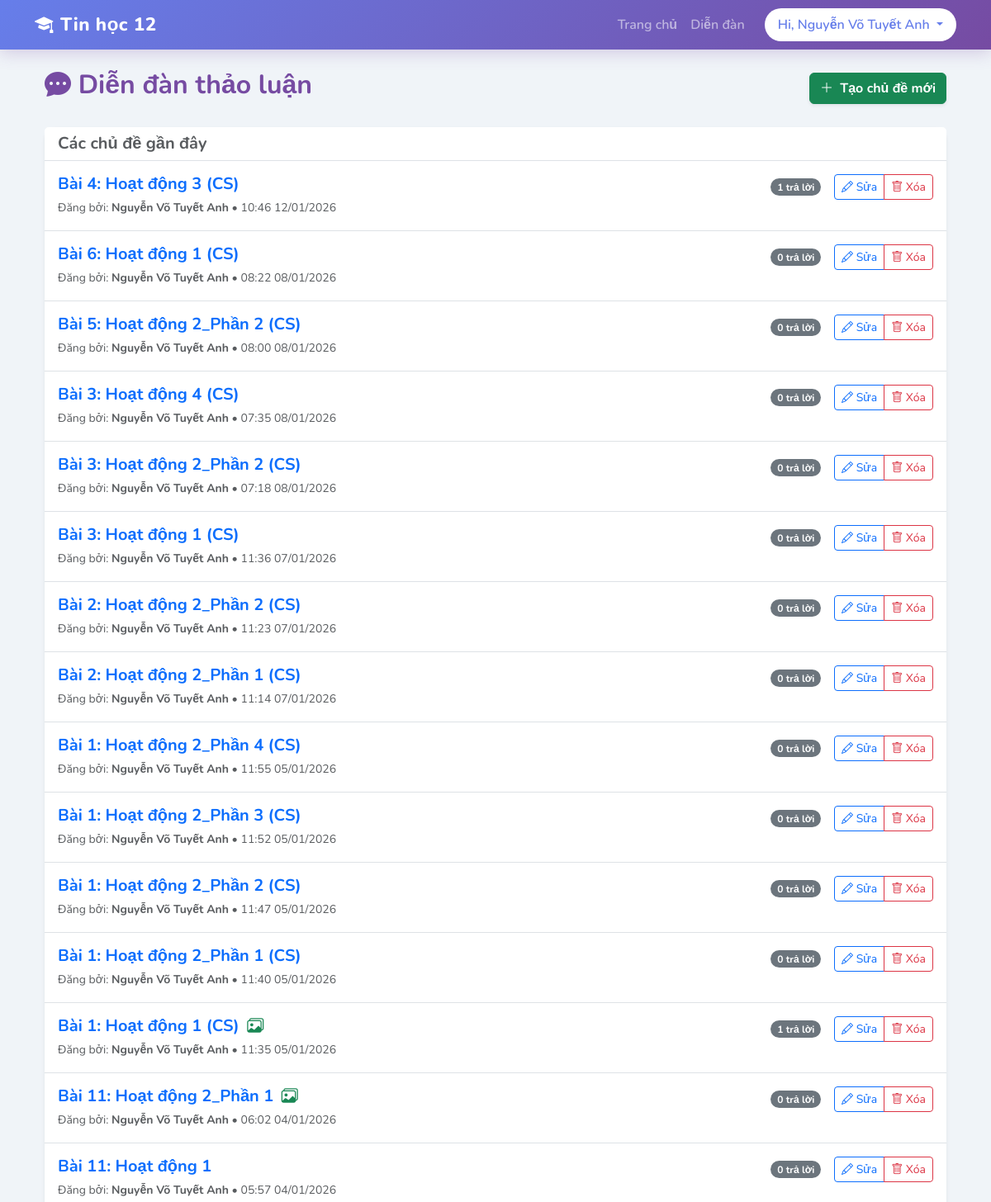
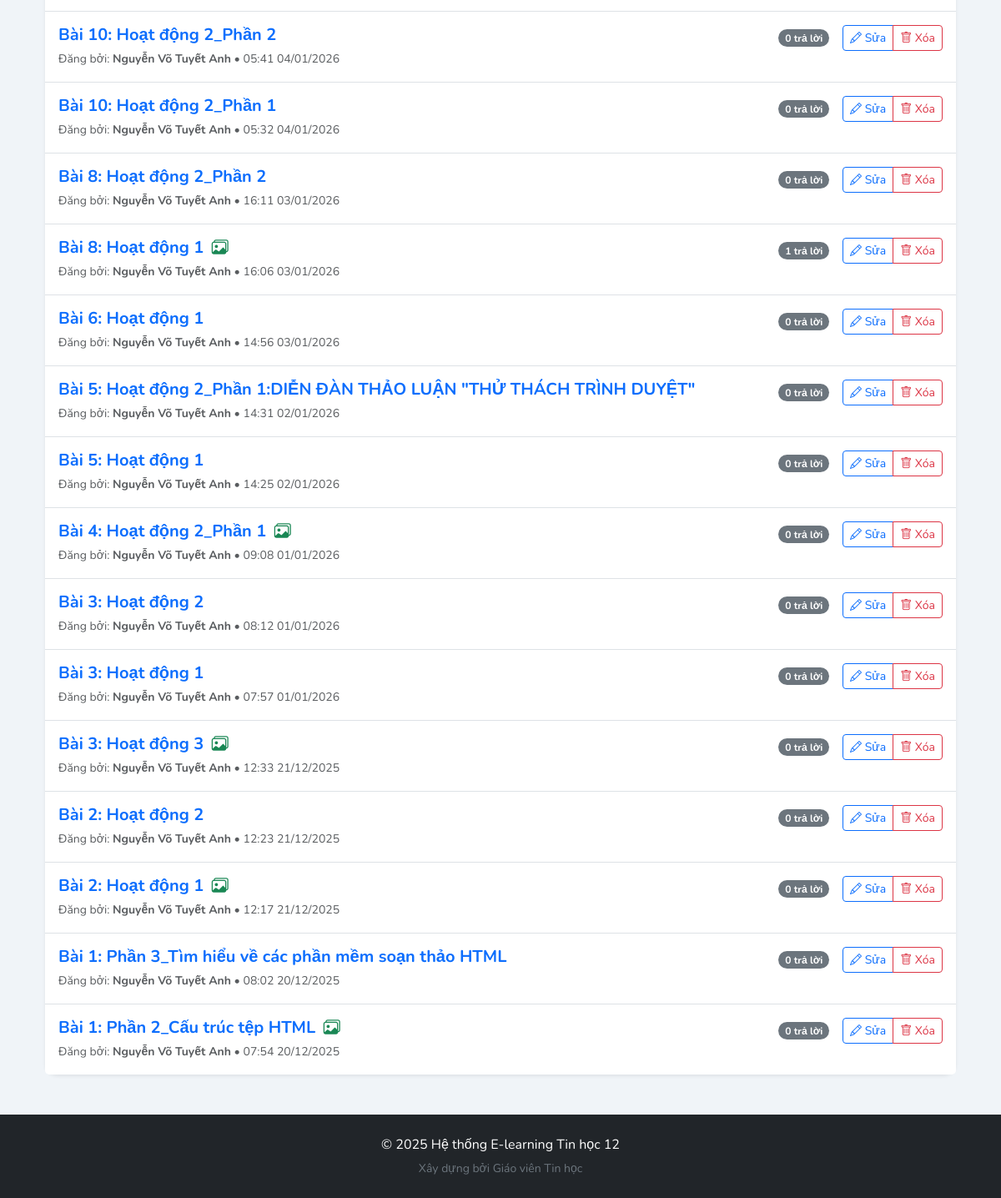
Page /forum.php (signed in) on the committed database (2 pictures, top to bottom).
### tables this page shows
CREATE TABLE `forum_topics` (
  `id` int(11) NOT NULL,
  `user_id` int(11) NOT NULL,
  `title` varchar(255) NOT NULL,
  `content` text NOT NULL,
  `created_at` timestamp NOT NULL DEFAULT current_timestamp(),
  `image` varchar(255) DEFAULT NULL
);

CREATE TABLE `users` (
  `id` int(11) NOT NULL,
  `name` varchar(100) DEFAULT NULL,
  `email` varchar(100) DEFAULT NULL,
  `password_hash` varchar(255) DEFAULT NULL,
  `role` enum('teacher','student') DEFAULT NULL,
  `class_name` varchar(10) DEFAULT NULL,
  `created_at` datetime DEFAULT current_timestamp(),
  `avatar` varchar(255) DEFAULT NULL
);

### forum.php (the view, shortened to what this page needs)
<?php
include 'includes/db.php';
include 'includes/header.php';
?>
<div class="container mt-4">
    <div class="d-flex justify-content-between align-items-center mb-4">
        <h2 class="text-primary fw-bold"><i class="bi bi-chat-dots-fill"></i> Diễn đàn thảo luận</h2>
        <button class="btn btn-success fw-bold shadow-sm" data-bs-toggle="modal" data-bs-target="#addTopicModal">
            <i class="bi bi-plus-lg me-1"></i> Tạo chủ đề mới
        </button>
    </div>
    <div class="card shadow-sm border-0">
        <div class="card-header bg-white border-bottom">
            <h5 class="mb-0 fw-bold text-muted">Các chủ đề gần đây</h5>
        </div>
        <div class="list-group list-group-flush">
            <?php
            $sql = "SELECT t.*, u.name FROM forum_topics t
                    JOIN users u ON t.user_id = u.id
                    ORDER BY t.created_at DESC";
            $result = $conn->query($sql);
            if ($result->num_rows > 0) {
                while($row = $result->fetch_assoc()) {
                    $topic_id = $row['id'];
                    $count_res = $conn->query("SELECT COUNT(*) as total FROM forum_replies WHERE topic_id = $topic_id");
                    $count = $count_res ? $count_res->fetch_assoc()['total'] : 0;
                    $check_img = $conn->query("SELECT id FROM forum_images WHERE topic_id = $topic_id LIMIT 1");
                    $has_images = $check_img && $check_img->num_rows > 0;
                    $display_title = htmlspecialchars_decode($row['title']);
                    $display_content = isset($row['content']) ? htmlspecialchars_decode($row['content']) : "";
            ?>
                <div class="list-group-item p-3 list-group-item-action">
                    <div class="d-flex justify-content-between align-items-start">
                        <div class="flex-grow-1">
                            <h5 class="mb-1">
                                <a href="forum_view.php?id=<?php echo $row['id']; ?>" class="text-decoration-none fw-bold text-primary">
                                    <?php echo $display_title; ?>
                                </a>
                                <?php if($has_images): ?>
                                    <i class="bi bi-images text-success ms-1" title="Có hình ảnh đính kèm"></i>
                                <?php endif; ?>
                            </h5>
                            <small class="text-muted">
                                Đăng bởi: <strong><?php echo $row['name']; ?></strong>
                                • <?php echo date('H:i d/m/Y', strtotime($row['created_at'])); ?>
                            </small>
                        </div>
                        <div class="d-flex align-items-center">
                            <span class="badge bg-secondary rounded-pill me-3"><?php echo $count; ?> trả lời</span>
                            <?php if($_SESSION['user_id'] == $row['user_id'] || $_SESSION['role'] == 'teacher'): ?>
                                <div class="btn-group">
                                    <button class="btn btn-outline-primary btn-sm"
                                            onclick='openEditModal(<?php echo json_encode([
                                                "id" => $row["id"],
                                                "title" => $display_title,
                                                "content" => $display_content
                                            ]); ?>)'>
                                        <i class="bi bi-pencil"></i> Sửa
                                    </button>
                                    <a href="forum.php?delete_id=<?php echo $row['id']; ?>"
                                       class="btn btn-outline-danger btn-sm"
                                       onclick="return confirm('Bạn có chắc muốn xóa chủ đề này không?');">
                                       <i class="bi bi-trash"></i> Xóa
                                    </a>
                                </div>
                            <?php endif; ?>
                        </div>
                    </div>
                </div>
            <?php
                }
            } else {
                echo "<div class='p-5 text-center text-muted'>Chưa có chủ đề nào.</div>";
            }
            ?>
        </div>
    </div>
</div>
<?php include 'includes/footer.php'; ?>

### includes/header.php (style rules this page uses)
body { font-family: 'Nunito', sans-serif !important; background-color: #f0f4f8 !important; }
.card { border: none !important; border-radius: 15px !important; background: #ffffff; box-shadow: 0 10px 25px rgba(0,0,0,0.05); transition: all 0.3s ease; }
h1, h2.text-primary, h4.text-primary, h5.card-title { color: #764ba2 !important; font-weight: 800; }

### rows in the picture
forum_topics: title "Bài 4: Hoạt động 3 (CS)", user.name "Nguyễn Võ Tuyết Anh", created_at "10:46 12/01/2026", count "1"
forum_topics: title "Bài 6: Hoạt động 1 (CS)", user.name "Nguyễn Võ Tuyết Anh", created_at "08:22 08/01/2026", count "0"
forum_topics: title "Bài 5: Hoạt động 2_Phần 2 (CS)", user.name "Nguyễn Võ Tuyết Anh", created_at "08:00 08/01/2026", count "0"
forum_topics: title "Bài 3: Hoạt động 4 (CS)", user.name "Nguyễn Võ Tuyết Anh", created_at "07:35 08/01/2026", count "0"
forum_topics: title "Bài 3: Hoạt động 2_Phần 2 (CS)", user.name "Nguyễn Võ Tuyết Anh", created_at "07:18 08/01/2026", count "0"
forum_topics: title "Bài 3: Hoạt động 1 (CS)", user.name "Nguyễn Võ Tuyết Anh", created_at "11:36 07/01/2026", count "0"
forum_topics: title "Bài 2: Hoạt động 2_Phần 2 (CS)", user.name "Nguyễn Võ Tuyết Anh", created_at "11:23 07/01/2026", count "0"
forum_topics: title "Bài 2: Hoạt động 2_Phần 1 (CS)", user.name "Nguyễn Võ Tuyết Anh", created_at "11:14 07/01/2026", count "0"
forum_topics: title "Bài 1: Hoạt động 2_Phần 4 (CS)", user.name "Nguyễn Võ Tuyết Anh", created_at "11:55 05/01/2026", count "0"
forum_topics: title "Bài 1: Hoạt động 2_Phần 3 (CS)", user.name "Nguyễn Võ Tuyết Anh", created_at "11:52 05/01/2026", count "0"
forum_topics: title "Bài 1: Hoạt động 2_Phần 2 (CS)", user.name "Nguyễn Võ Tuyết Anh", created_at "11:47 05/01/2026", count "0"
forum_topics: title "Bài 1: Hoạt động 2_Phần 1 (CS)", user.name "Nguyễn Võ Tuyết Anh", created_at "11:40 05/01/2026", count "0"
forum_topics: title "Bài 1: Hoạt động 1 (CS)", user.name "Nguyễn Võ Tuyết Anh", created_at "11:35 05/01/2026", count "1"
forum_topics: title "Bài 11: Hoạt động 2_Phần 1", user.name "Nguyễn Võ Tuyết Anh", created_at "06:02 04/01/2026", count "0"
forum_topics: title "Bài 11: Hoạt động 1", user.name "Nguyễn Võ Tuyết Anh", created_at "05:57 04/01/2026", count "0"
forum_topics: title "Bài 10: Hoạt động 2_Phần 2", user.name "Nguyễn Võ Tuyết Anh", created_at "05:41 04/01/2026", count "0"
forum_topics: title "Bài 10: Hoạt động 2_Phần 1", user.name "Nguyễn Võ Tuyết Anh", created_at "05:32 04/01/2026", count "0"
forum_topics: title "Bài 8: Hoạt động 2_Phần 2", user.name "Nguyễn Võ Tuyết Anh", created_at "16:11 03/01/2026", count "0"
forum_topics: title "Bài 8: Hoạt động 1", user.name "Nguyễn Võ Tuyết Anh", created_at "16:06 03/01/2026", count "1"
forum_topics: title "Bài 6: Hoạt động 1", user.name "Nguyễn Võ Tuyết Anh", created_at "14:56 03/01/2026", count "0"
forum_topics: title "Bài 5: Hoạt động 2_Phần 1:DIỄN ĐÀN THẢO LUẬN \"THỬ THÁCH TRÌNH DUYỆT\"", user.name "Nguyễn Võ Tuyết Anh", created_at "14:31 02/01/2026", count "0"
forum_topics: title "Bài 5: Hoạt động 1", user.name "Nguyễn Võ Tuyết Anh", created_at "14:25 02/01/2026", count "0"
forum_topics: title "Bài 4: Hoạt động 2_Phần 1", user.name "Nguyễn Võ Tuyết Anh", created_at "09:08 01/01/2026", count "0"
forum_topics: title "Bài 3: Hoạt động 2", user.name "Nguyễn Võ Tuyết Anh", created_at "08:12 01/01/2026", count "0"
forum_topics: title "Bài 3: Hoạt động 1", user.name "Nguyễn Võ Tuyết Anh", created_at "07:57 01/01/2026", count "0"
forum_topics: title "Bài 3: Hoạt động 3", user.name "Nguyễn Võ Tuyết Anh", created_at "12:33 21/12/2025", count "0"
forum_topics: title "Bài 2: Hoạt động 2", user.name "Nguyễn Võ Tuyết Anh", created_at "12:23 21/12/2025", count "0"
forum_topics: title "Bài 2: Hoạt động 1", user.name "Nguyễn Võ Tuyết Anh", created_at "12:17 21/12/2025", count "0"
forum_topics: title "Bài 1: Phần 3_Tìm hiểu về các phần mềm soạn thảo HTML", user.name "Nguyễn Võ Tuyết Anh", created_at "08:02 20/12/2025", count "0"
forum_topics: title "Bài 1: Phần 2_Cấu trúc tệp HTML", user.name "Nguyễn Võ Tuyết Anh", created_at "07:54 20/12/2025", count "0"

### other values in the picture
$_SESSION['username'] "Nguyễn Võ Tuyết Anh"
